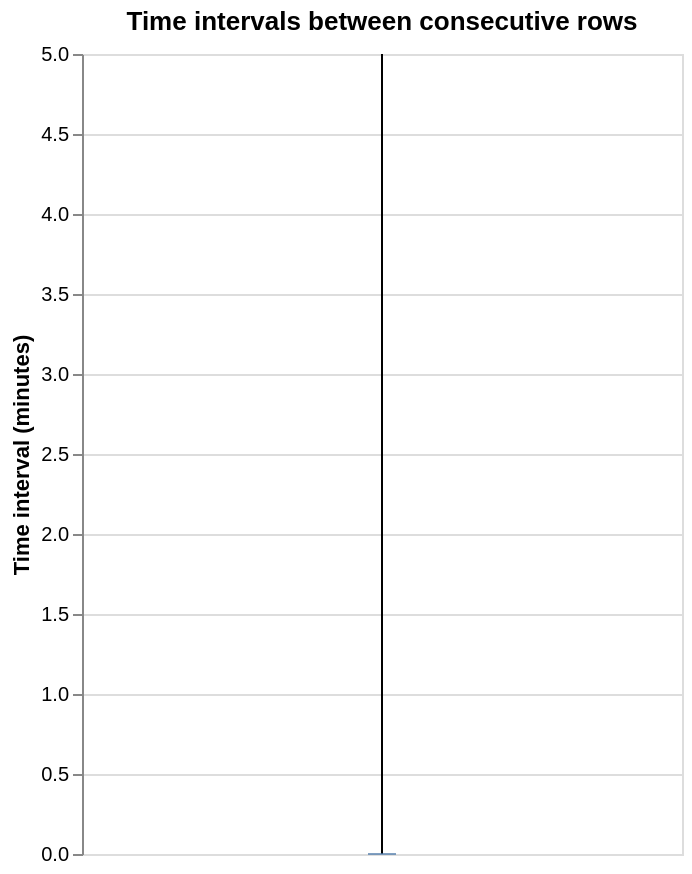

The cell this chart's notebook holds for it:
### Code cell
df = actualizaciones_df.copy()

# Convert strings to datetime
df['ts'] = pd.to_datetime(df['ts'])

# Calculate time difference between consecutive rows (in minutes)
df['intervalo_min'] = df['ts'].diff().dt.total_seconds() / 60

# Boxplot
chart = alt.Chart(df.dropna()).mark_boxplot(
    extent='min-max'
).encode(
    y=alt.Y(
        'intervalo_min:Q',
        title='Time interval (minutes)'
    ),
    tooltip=[
        alt.Tooltip('intervalo_min:Q', title='Interval (min)')
    ]
).properties(
    title='Time intervals between consecutive rows',
    width=300,
    height=400
)

chart

### Figure 1 — Vega-Lite specification as saved in the notebook (floating-point values rounded to 4 significant figures; data arrays with more than 128 entries replaced by an {"elided": "..."} marker saying what was removed)
{"config": {"view": {"continuousWidth": 300, "continuousHeight": 300}}, "data": {"name": "data-f72dded399d0f53e92709181210ce94f"}, "mark": {"type": "boxplot", "extent": "min-max"}, "encoding": {"tooltip": [{"field": "intervalo_min", "title": "Interval (min)", "type": "quantitative"}], "y": {"field": "intervalo_min", "title": "Time interval (minutes)", "type": "quantitative"}}, "height": 400, "title": "Time intervals between consecutive rows", "width": 300, "$schema": "https://vega.github.io/schema/vega-lite/v6.4.1.json", "datasets": {"data-f72dded399d0f53e92709181210ce94f": {"elided": "2514 records"}}}
